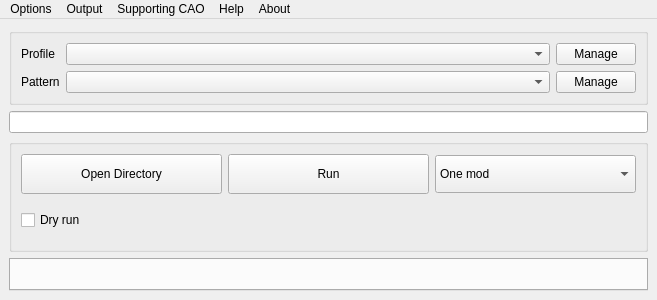
<?xml version="1.0" encoding="UTF-8"?>
<ui version="4.0">
 <class>MainWindow</class>
 <widget class="QMainWindow" name="MainWindow">
  <property name="geometry">
   <rect>
    <x>0</x>
    <y>0</y>
    <width>657</width>
    <height>300</height>
   </rect>
  </property>
  <property name="sizePolicy">
   <sizepolicy hsizetype="Expanding" vsizetype="Expanding">
    <horstretch>0</horstretch>
    <verstretch>0</verstretch>
   </sizepolicy>
  </property>
  <property name="font">
   <font>
    <kerning>true</kerning>
   </font>
  </property>
  <property name="cursor">
   <cursorShape>ArrowCursor</cursorShape>
  </property>
  <property name="windowTitle">
   <string>Cathedral Assets Optimizer</string>
  </property>
  <property name="whatsThis">
   <string>Will write which files would be affected, without actually processing them</string>
  </property>
  <widget class="QWidget" name="centralwidget">
   <layout class="QVBoxLayout" name="verticalLayout">
    <item>
     <widget class="QGroupBox" name="groupBox">
      <property name="title">
       <string/>
      </property>
      <layout class="QGridLayout" name="gridLayout_4">
       <item row="1" column="1">
        <widget class="QComboBox" name="profiles"/>
       </item>
       <item row="1" column="2">
        <widget class="QPushButton" name="manageProfiles">
         <property name="sizePolicy">
          <sizepolicy hsizetype="Maximum" vsizetype="Fixed">
           <horstretch>0</horstretch>
           <verstretch>0</verstretch>
          </sizepolicy>
         </property>
         <property name="text">
          <string>Manage</string>
         </property>
        </widget>
       </item>
       <item row="1" column="0">
        <widget class="QLabel" name="label_8">
         <property name="sizePolicy">
          <sizepolicy hsizetype="Maximum" vsizetype="Preferred">
           <horstretch>0</horstretch>
           <verstretch>0</verstretch>
          </sizepolicy>
         </property>
         <property name="text">
          <string>Profile</string>
         </property>
        </widget>
       </item>
       <item row="2" column="0">
        <widget class="QLabel" name="patternsLabel">
         <property name="text">
          <string>Pattern</string>
         </property>
        </widget>
       </item>
       <item row="2" column="1">
        <widget class="QComboBox" name="patterns"/>
       </item>
       <item row="2" column="2">
        <widget class="QPushButton" name="managePatterns">
         <property name="text">
          <string>Manage</string>
         </property>
        </widget>
       </item>
      </layout>
     </widget>
    </item>
    <item>
     <widget class="QLineEdit" name="inputDirTextEdit">
      <property name="sizePolicy">
       <sizepolicy hsizetype="Minimum" vsizetype="Fixed">
        <horstretch>0</horstretch>
        <verstretch>0</verstretch>
       </sizepolicy>
      </property>
     </widget>
    </item>
    <item>
     <widget class="QGroupBox" name="mainGroupBox">
      <property name="sizePolicy">
       <sizepolicy hsizetype="Preferred" vsizetype="Fixed">
        <horstretch>0</horstretch>
        <verstretch>0</verstretch>
       </sizepolicy>
      </property>
      <property name="maximumSize">
       <size>
        <width>16777215</width>
        <height>16777215</height>
       </size>
      </property>
      <property name="title">
       <string/>
      </property>
      <property name="flat">
       <bool>false</bool>
      </property>
      <layout class="QGridLayout" name="gridLayout_2">
       <item row="0" column="0">
        <widget class="QPushButton" name="userPathButton">
         <property name="sizePolicy">
          <sizepolicy hsizetype="MinimumExpanding" vsizetype="Fixed">
           <horstretch>0</horstretch>
           <verstretch>0</verstretch>
          </sizepolicy>
         </property>
         <property name="minimumSize">
          <size>
           <width>100</width>
           <height>40</height>
          </size>
         </property>
         <property name="maximumSize">
          <size>
           <width>16777215</width>
           <height>16777215</height>
          </size>
         </property>
         <property name="text">
          <string>Open Directory</string>
         </property>
        </widget>
       </item>
       <item row="0" column="1">
        <widget class="QPushButton" name="processButton">
         <property name="sizePolicy">
          <sizepolicy hsizetype="MinimumExpanding" vsizetype="Fixed">
           <horstretch>0</horstretch>
           <verstretch>0</verstretch>
          </sizepolicy>
         </property>
         <property name="minimumSize">
          <size>
           <width>100</width>
           <height>40</height>
          </size>
         </property>
         <property name="maximumSize">
          <size>
           <width>16777215</width>
           <height>16777215</height>
          </size>
         </property>
         <property name="text">
          <string>Run</string>
         </property>
        </widget>
       </item>
       <item row="1" column="0">
        <widget class="QCheckBox" name="dryRunCheckBox">
         <property name="sizePolicy">
          <sizepolicy hsizetype="Expanding" vsizetype="Fixed">
           <horstretch>0</horstretch>
           <verstretch>0</verstretch>
          </sizepolicy>
         </property>
         <property name="minimumSize">
          <size>
           <width>200</width>
           <height>40</height>
          </size>
         </property>
         <property name="maximumSize">
          <size>
           <width>200</width>
           <height>16777215</height>
          </size>
         </property>
         <property name="sizeIncrement">
          <size>
           <width>100</width>
           <height>0</height>
          </size>
         </property>
         <property name="baseSize">
          <size>
           <width>140</width>
           <height>40</height>
          </size>
         </property>
         <property name="cursor">
          <cursorShape>WhatsThisCursor</cursorShape>
         </property>
         <property name="toolTip">
          <string>&lt;html&gt;&lt;head/&gt;&lt;body&gt;&lt;p&gt;Will list all files that would be modified, without actually processing them. Will ignore files in BSAs.&lt;/p&gt;&lt;/body&gt;&lt;/html&gt;</string>
         </property>
         <property name="autoFillBackground">
          <bool>false</bool>
         </property>
         <property name="text">
          <string>Dry run</string>
         </property>
        </widget>
       </item>
       <item row="0" column="2">
        <widget class="QComboBox" name="modeChooserComboBox">
         <property name="sizePolicy">
          <sizepolicy hsizetype="MinimumExpanding" vsizetype="Fixed">
           <horstretch>0</horstretch>
           <verstretch>0</verstretch>
          </sizepolicy>
         </property>
         <property name="minimumSize">
          <size>
           <width>100</width>
           <height>38</height>
          </size>
         </property>
         <property name="maximumSize">
          <size>
           <width>16777215</width>
           <height>16777215</height>
          </size>
         </property>
         <item>
          <property name="text">
           <string>One mod</string>
          </property>
         </item>
         <item>
          <property name="text">
           <string>Several mods</string>
          </property>
         </item>
        </widget>
       </item>
      </layout>
     </widget>
    </item>
    <item>
     <widget class="QTabWidget" name="tabWidget">
      <property name="currentIndex">
       <number>-1</number>
      </property>
     </widget>
    </item>
   </layout>
  </widget>
  <widget class="QMenuBar" name="menuBar">
   <property name="geometry">
    <rect>
     <x>0</x>
     <y>0</y>
     <width>657</width>
     <height>20</height>
    </rect>
   </property>
   <widget class="QMenu" name="menuTools">
    <property name="title">
     <string>Options</string>
    </property>
    <addaction name="actionEnableDarkTheme"/>
    <addaction name="actionSelect_GPU"/>
    <addaction name="actionChange_level"/>
   </widget>
   <widget class="QMenu" name="menuHelp">
    <property name="title">
     <string>Help</string>
    </property>
    <addaction name="actionShow_tutorials"/>
    <addaction name="actionDocumentation"/>
    <addaction name="actionDiscord"/>
   </widget>
   <widget class="QMenu" name="menuOutput">
    <property name="title">
     <string>Output</string>
    </property>
    <addaction name="actionRedirect_output"/>
    <addaction name="actionSet_output_path"/>
   </widget>
   <widget class="QMenu" name="menuDonate">
    <property name="title">
     <string>Supporting CAO</string>
    </property>
    <addaction name="actionDonate"/>
   </widget>
   <widget class="QMenu" name="menuAbout">
    <property name="title">
     <string>About</string>
    </property>
    <addaction name="actionAbout"/>
    <addaction name="actionAbout_Qt"/>
   </widget>
   <addaction name="menuTools"/>
   <addaction name="menuOutput"/>
   <addaction name="menuDonate"/>
   <addaction name="menuHelp"/>
   <addaction name="menuAbout"/>
  </widget>
  <action name="actionEnableDarkTheme">
   <property name="checkable">
    <bool>true</bool>
   </property>
   <property name="checked">
    <bool>false</bool>
   </property>
   <property name="text">
    <string>Enable dark theme</string>
   </property>
  </action>
  <action name="actionDocumentation">
   <property name="text">
    <string>Documentation</string>
   </property>
  </action>
  <action name="actionDiscord">
   <property name="text">
    <string>Discord</string>
   </property>
  </action>
  <action name="actionAbout">
   <property name="text">
    <string>About</string>
   </property>
  </action>
  <action name="actionAbout_Qt">
   <property name="text">
    <string>About Qt</string>
   </property>
  </action>
  <action name="actionShow_tutorials">
   <property name="checkable">
    <bool>true</bool>
   </property>
   <property name="checked">
    <bool>true</bool>
   </property>
   <property name="text">
    <string>Show tutorials</string>
   </property>
  </action>
  <action name="actionOpen_log_file">
   <property name="text">
    <string>Open log file</string>
   </property>
  </action>
  <action name="actionSave_UI">
   <property name="text">
    <string>Save UI</string>
   </property>
  </action>
  <action name="actionDonate">
   <property name="text">
    <string>Donate</string>
   </property>
  </action>
  <action name="actionSelect_GPU">
   <property name="text">
    <string>Select GPU</string>
   </property>
  </action>
  <action name="actionRedirect_output">
   <property name="checkable">
    <bool>true</bool>
   </property>
   <property name="text">
    <string>Enable output redirection</string>
   </property>
  </action>
  <action name="actionSet_output_path">
   <property name="text">
    <string>Set output path</string>
   </property>
  </action>
  <action name="actionChange_level">
   <property name="text">
    <string>Change level</string>
   </property>
  </action>
 </widget>
 <resources/>
 <connections/>
</ui>
